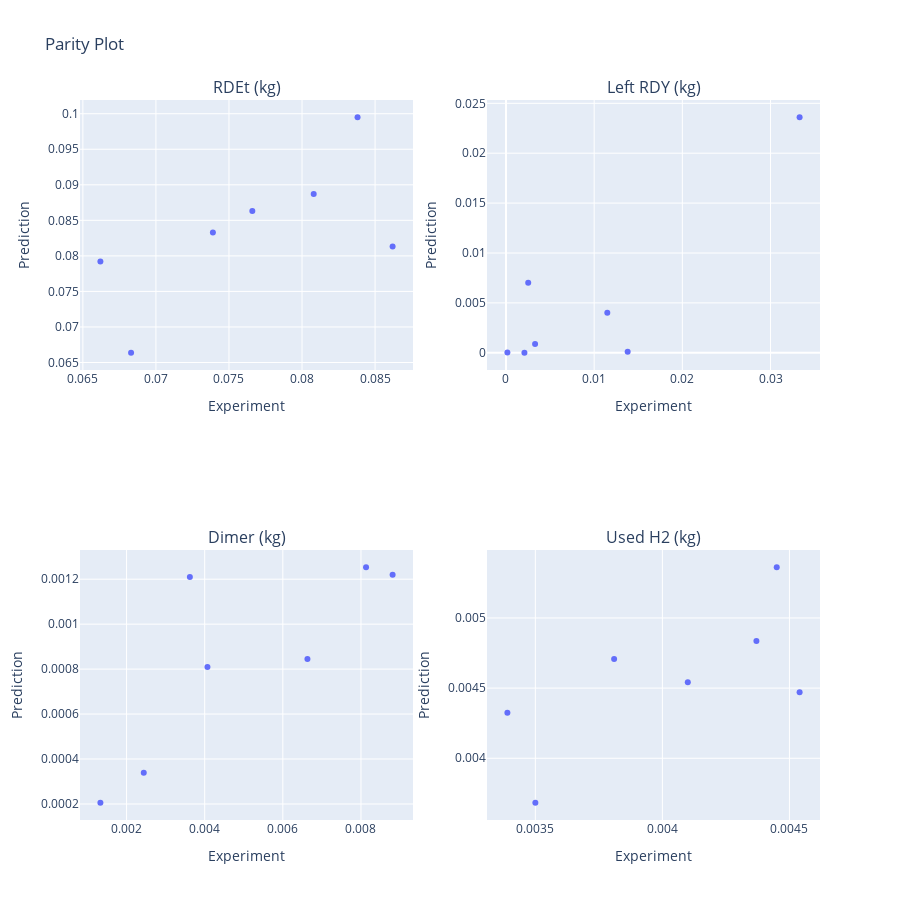

Notebook cell for this chart:
### Code cell
# plot parity plots
hydrogenation.plot_simulation_parity(exp_dataset)

### Figure 1 — Plotly figure (JSON) as saved in the notebook; plotly's stock layout.template omitted (floating-point values rounded to 4 significant figures)
{"data": [{"hovertemplate": "Experiment=%{x}<br>Prediction=%{y}<extra></extra>", "legendgroup": "", "marker": {"color": "#636efa", "symbol": "circle"}, "mode": "markers", "name": "", "orientation": "v", "showlegend": false, "type": "scatter", "x": [0.0662, 0.0838, 0.0862, 0.0739, 0.0766, 0.0808, 0.0683], "xaxis": "x", "y": [0.07922, 0.0995, 0.08134, 0.0833, 0.0863, 0.08869, 0.06637], "yaxis": "y"}, {"hovertemplate": "Experiment=%{x}<br>Prediction=%{y}<extra></extra>", "legendgroup": "", "marker": {"color": "#636efa", "symbol": "circle"}, "mode": "markers", "name": "", "orientation": "v", "showlegend": false, "type": "scatter", "x": [0.0333, 0.01149, 0.00252, 0.00209, 0.0138, 0.0033, 0.00016], "xaxis": "x2", "y": [0.0236, 0.004002, 0.007014, 1e-06, 9.438e-05, 0.0008809, 1.53e-05], "yaxis": "y2"}, {"hovertemplate": "Experiment=%{x}<br>Prediction=%{y}<extra></extra>", "legendgroup": "", "marker": {"color": "#636efa", "symbol": "circle"}, "mode": "markers", "name": "", "orientation": "v", "showlegend": false, "type": "scatter", "x": [0.00244, 0.00663, 0.00362, 0.00813, 0.00133, 0.00407, 0.00881], "xaxis": "x3", "y": [0.0003392, 0.0008446, 0.001209, 0.001253, 0.0002055, 0.0008094, 0.00122], "yaxis": "y3"}, {"hovertemplate": "Experiment=%{x}<br>Prediction=%{y}<extra></extra>", "legendgroup": "", "marker": {"color": "#636efa", "symbol": "circle"}, "mode": "markers", "name": "", "orientation": "v", "showlegend": false, "type": "scatter", "x": [0.00339, 0.00445, 0.00454, 0.0041, 0.00381, 0.00437, 0.0035], "xaxis": "x4", "y": [0.004324, 0.005361, 0.004471, 0.004542, 0.004708, 0.004836, 0.003683], "yaxis": "y4"}], "layout": {"annotations": [{"font": {"size": 16}, "showarrow": false, "text": "RDEt (kg)", "x": 0.225, "xanchor": "center", "xref": "paper", "y": 1, "yanchor": "bottom", "yref": "paper"}, {"font": {"size": 16}, "showarrow": false, "text": "Left RDY (kg)", "x": 0.775, "xanchor": "center", "xref": "paper", "y": 1, "yanchor": "bottom", "yref": "paper"}, {"font": {"size": 16}, "showarrow": false, "text": "Dimer (kg)", "x": 0.225, "xanchor": "center", "xref": "paper", "y": 0.375, "yanchor": "bottom", "yref": "paper"}, {"font": {"size": 16}, "showarrow": false, "text": "Used H2 (kg)", "x": 0.775, "xanchor": "center", "xref": "paper", "y": 0.375, "yanchor": "bottom", "yref": "paper"}], "height": 900, "title": {"text": "Parity Plot"}, "width": 900, "xaxis": {"anchor": "y", "domain": [0, 0.45], "title": {"text": "Experiment"}}, "xaxis2": {"anchor": "y2", "domain": [0.55, 1], "title": {"text": "Experiment"}}, "xaxis3": {"anchor": "y3", "domain": [0, 0.45], "title": {"text": "Experiment"}}, "xaxis4": {"anchor": "y4", "domain": [0.55, 1], "title": {"text": "Experiment"}}, "yaxis": {"anchor": "x", "domain": [0.625, 1], "title": {"text": "Prediction"}}, "yaxis2": {"anchor": "x2", "domain": [0.625, 1], "title": {"text": "Prediction"}}, "yaxis3": {"anchor": "x3", "domain": [0, 0.375], "title": {"text": "Prediction"}}, "yaxis4": {"anchor": "x4", "domain": [0, 0.375], "title": {"text": "Prediction"}}}}
